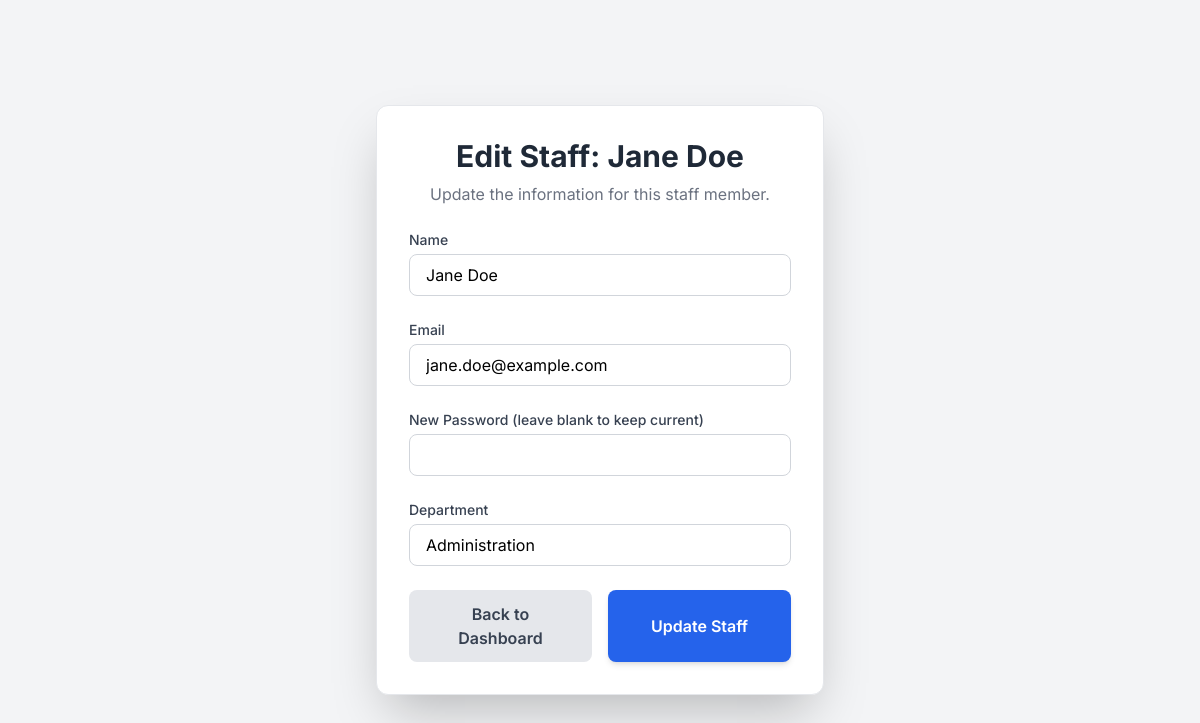
The page /edit_staff/1 (signed in) on the database its author committed.
### models.py (models this page shows, shortened)
class Staff(db.Model):
    id = db.Column(db.Integer, primary_key=True)
    name = db.Column(db.String(100), nullable=False)
    email = db.Column(db.String(120), unique=True, nullable=False)
    department = db.Column(db.String(100))
    password_hash = db.Column(db.String(128))

### app.py (the view, shortened to what this page needs)
@app.route('/edit_staff/<int:staff_id>', methods=['GET', 'POST'])
def edit_staff(staff_id):
    if 'logged_in' not in session or session['role'] != 'admin':
        flash('Unauthorized access.', 'danger')
        return redirect(url_for('index'))
    staff = Staff.query.get_or_404(staff_id)
    return render_template('edit_staff.html', staff=staff)

### app.py (called while the page is built)
@app.before_request
def update_last_active():
    if 'logged_in' in session and session.get('role') == 'student':
        student_id = session.get('user_id')
        student = Student.query.get(student_id)
        if student:
            ist = ZoneInfo("Asia/Kolkata")
            student.last_active = datetime.now(ist)
            student.last_active_ip = request.remote_addr
            db.session.commit()

@app.context_processor
def inject_cart_count():
    if 'user_id' in session and session.get('role') == 'student':
        student_id = session['user_id']
        cart_items = Cart.query.filter_by(student_id=student_id).all()
        cart_count = sum(item.quantity for item in cart_items)
    else:
        cart_count = 0
    return dict(cart_count=cart_count)

### templates/edit_staff.html (shortened to what this page needs)
<!DOCTYPE html>
<html lang="en">
<head>
    <script src="https://cdn.tailwindcss.com"></script>
</head>
<body class="bg-gray-100 min-h-screen flex items-center justify-center py-10">
    <div class="container mx-auto p-4 sm:p-6 lg:p-8 max-w-lg">
        <div class="bg-white p-8 rounded-xl shadow-2xl border border-gray-200">
            <header class="mb-6 text-center">
                <h1 class="text-3xl font-bold text-gray-800">Edit Staff: {{ staff.name }}</h1>
                <p class="text-gray-500 mt-2">Update the information for this staff member.</p>
            </header>
            <form method="POST" class="space-y-6">
                <div>
                    <label for="name" class="block text-sm font-medium text-gray-700 mb-1">Name</label>
                    <input type="text" id="name" name="name" value="{{ staff.name }}" required class="w-full px-4 py-2 border border-gray-300 rounded-lg focus:ring-2 focus:ring-blue-500 focus:border-blue-500 transition duration-200">
                </div>
                <div>
                    <label for="email" class="block text-sm font-medium text-gray-700 mb-1">Email</label>
                    <input type="email" id="email" name="email" value="{{ staff.email }}" required class="w-full px-4 py-2 border border-gray-300 rounded-lg focus:ring-2 focus:ring-blue-500 focus:border-blue-500 transition duration-200">
                </div>
                <div>
                    <label for="password" class="block text-sm font-medium text-gray-700 mb-1">New Password (leave blank to keep current)</label>
                    <input type="password" id="password" name="password" class="w-full px-4 py-2 border border-gray-300 rounded-lg focus:ring-2 focus:ring-blue-500 focus:border-blue-500 transition duration-200">
                </div>
                <div>
                    <label for="department" class="block text-sm font-medium text-gray-700 mb-1">Department</label>
                    <input type="text" id="department" name="department" value="{{ staff.department }}" required class="w-full px-4 py-2 border border-gray-300 rounded-lg focus:ring-2 focus:ring-blue-500 focus:border-blue-500 transition duration-200">
                </div>
                <div class="flex flex-col sm:flex-row space-y-4 sm:space-y-0 sm:space-x-4 mt-6">
                    <a href="{{ url_for('admin_dashboard') }}" class="w-full text-center bg-gray-200 hover:bg-gray-300 text-gray-700 font-semibold py-3 px-6 rounded-lg transition duration-300">
                        Back to Dashboard
                    </a>
                    <button type="submit" class="w-full bg-blue-600 hover:bg-blue-700 text-white font-semibold py-3 px-6 rounded-lg shadow-md transition duration-300">
                        Update Staff
                    </button>
                </div>
            </form>
        </div>
    </div>
</body>
</html>

### templates/edit_staff.html (style rules this page uses)
body { font-family: 'Inter', sans-serif; }

### rows shown on the page
Staff: name "Jane Doe", email "jane.doe@example.com", department "Administration"
